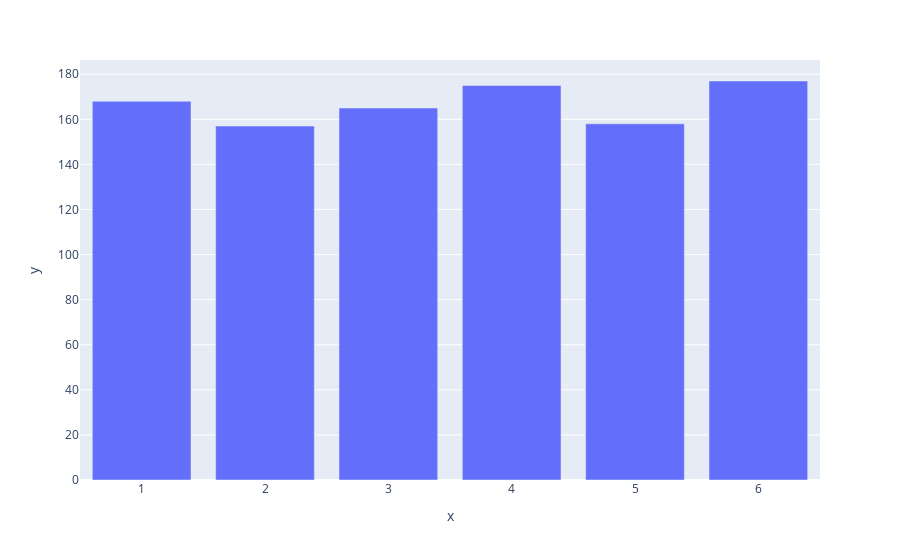

Notebook code for this chart:
### Markdown cell above
#### Making a Histogram

### Code cell
import plotly.express as px

# Visualize the results.
fig = px.bar(x=toss_results, y=frequencies)
fig.show()

### Figure 1 — Plotly figure (JSON) as saved in the notebook; plotly's stock layout.template omitted (floating-point values rounded to 4 significant figures)
{"data": [{"alignmentgroup": "True", "hovertemplate": "x=%{x}<br>y=%{y}<extra></extra>", "legendgroup": "", "marker": {"color": "#636efa", "pattern": {"shape": ""}}, "name": "", "offsetgroup": "", "orientation": "v", "showlegend": false, "textposition": "auto", "type": "bar", "x": [1, 2, 3, 4, 5, 6], "xaxis": "x", "y": [168, 157, 165, 175, 158, 177], "yaxis": "y"}], "layout": {"barmode": "relative", "legend": {"tracegroupgap": 0}, "margin": {"t": 60}, "xaxis": {"anchor": "y", "domain": [0, 1], "title": {"text": "x"}}, "yaxis": {"anchor": "x", "domain": [0, 1], "title": {"text": "y"}}}}
